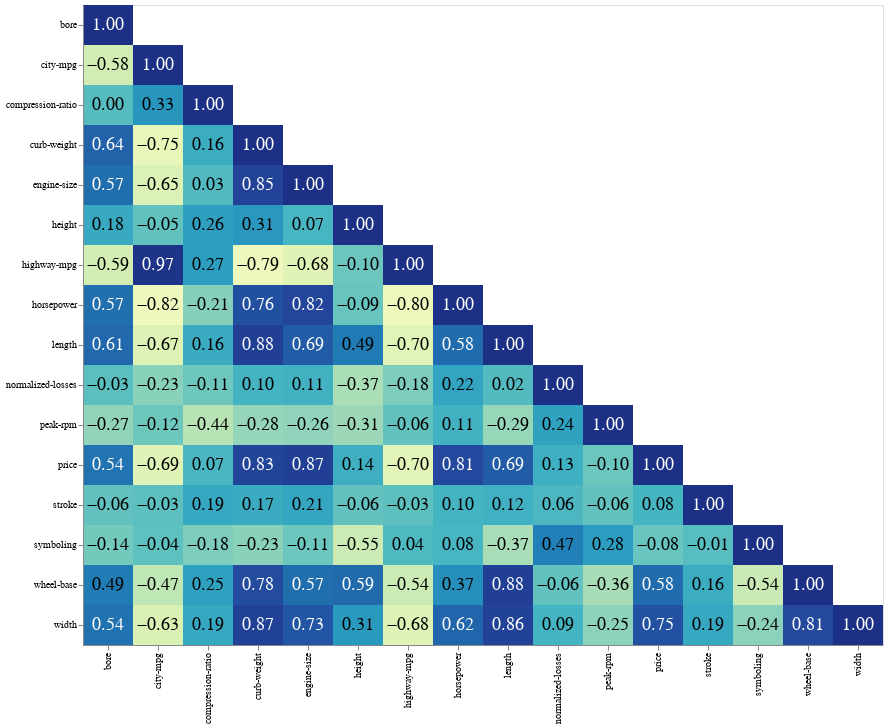

Notebook code cell kept with this figure:
### Code cell
plot().corr_heatmap(df)

### Figure 1 — Vega-Lite specification as saved in the notebook (floating-point values rounded to 4 significant figures; data arrays with more than 128 entries replaced by an {"elided": "..."} marker saying what was removed)
{"config": {"view": {"continuousWidth": 400, "continuousHeight": 300}}, "layer": [{"mark": "rect", "encoding": {"color": {"field": "correlation", "legend": null, "type": "quantitative"}, "x": {"field": "var1", "title": null, "type": "nominal"}, "y": {"field": "var2", "title": null, "type": "nominal"}}, "height": {"step": 40}, "width": 800}, {"mark": {"type": "text", "size": 18}, "encoding": {"color": {"condition": {"value": "white", "test": "datum.correlation > 0.5"}, "value": "black"}, "text": {"field": "correlation", "format": ".2f", "type": "quantitative"}, "x": {"field": "var1", "title": null, "type": "nominal"}, "y": {"field": "var2", "title": null, "type": "nominal"}}, "height": {"step": 40}, "width": 800}], "data": {"name": "data-84c8689a19c5a16df68e240f5f067bd9"}, "transform": [{"filter": "datum.var1 <= datum.var2"}], "$schema": "https://vega.github.io/schema/vega-lite/v4.17.0.json", "datasets": {"data-84c8689a19c5a16df68e240f5f067bd9": {"elided": "256 records"}}}
